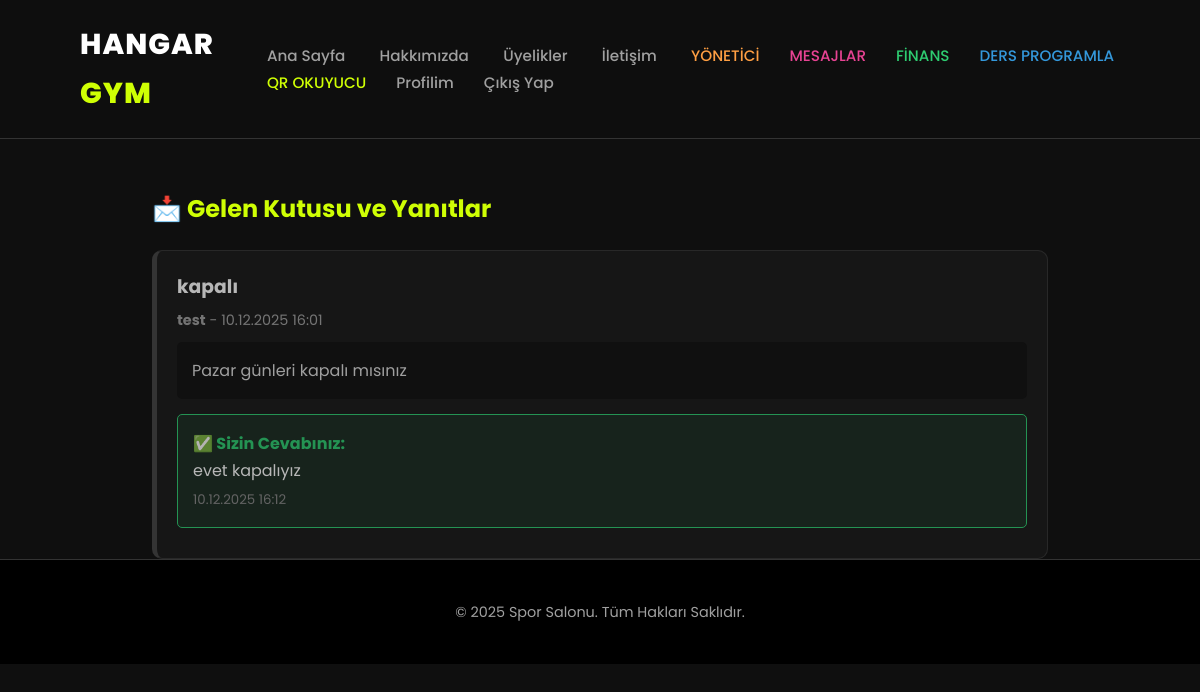
The page /admin-mesajlar.php (signed in) on the database its author committed.
### tables this page shows
CREATE TABLE `mesajlar` (
  `id` int(11) NOT NULL,
  `ad_soyad` varchar(100) NOT NULL,
  `email` varchar(100) NOT NULL,
  `konu` varchar(150) NOT NULL,
  `mesaj` text NOT NULL,
  `tarih` timestamp NOT NULL DEFAULT current_timestamp(),
  `okundu` int(11) DEFAULT 0,
  `cevap` text DEFAULT NULL,
  `cevap_tarihi` timestamp NULL DEFAULT NULL
);

### admin-mesajlar.php (the view, shortened to what this page needs)
<?php
include 'includes/db.php';
include 'includes/header.php';
?>
<div class="container" style="margin-top: 50px;">
    <h2 style="color: var(--accent); margin-bottom: 20px;">📩 Gelen Kutusu ve Yanıtlar</h2>
    <div style="display: flex; flex-direction: column; gap: 20px;">
        <?php
        $sql = "SELECT * FROM mesajlar ORDER BY okundu ASC, tarih DESC";
        $stmt = $db->query($sql);
        while ($mesaj = $stmt->fetch(PDO::FETCH_ASSOC)) {
            $stil = ($mesaj['okundu'] == 0) ? "border-left: 5px solid var(--accent); background: #222;" : "border-left: 5px solid #444; background: var(--bg-card); opacity: 0.7;";
            $etiket = ($mesaj['okundu'] == 0) ? "<span style='background: var(--accent); color: #000; padding: 2px 8px; border-radius: 5px; font-size: 0.7rem; font-weight: bold;'>YENİ</span>" : "";
            echo '<div style="padding: 20px; border-radius: 10px; border: 1px solid #333; '.$stil.'">';
            echo '<div style="margin-bottom: 10px;">';
            echo '   <h3 style="color: #fff; margin-bottom: 5px;">' . htmlspecialchars($mesaj['konu']) . ' ' . $etiket . '</h3>';
            echo '   <p style="color: var(--text-muted); font-size: 0.9rem;"><strong>' . htmlspecialchars($mesaj['ad_soyad']) . '</strong> - ' . date("d.m.Y H:i", strtotime($mesaj['tarih'])) . '</p>';
            echo '</div>';
            echo '<div style="background: #111; padding: 15px; border-radius: 5px; color: #ddd; margin-bottom: 15px;">';
            echo nl2br(htmlspecialchars($mesaj['mesaj']));
            echo '</div>';
            if (!empty($mesaj['cevap'])) {
                echo '<div style="background: rgba(46, 204, 113, 0.1); border: 1px solid #2ecc71; padding: 15px; border-radius: 5px; margin-bottom: 10px;">';
                echo '   <strong style="color: #2ecc71;">✅ Sizin Cevabınız:</strong><br>';
                echo '   <span style="color: #fff;">' . nl2br(htmlspecialchars($mesaj['cevap'])) . '</span>';
                echo '   <br><small style="color: #888;">' . date("d.m.Y H:i", strtotime($mesaj['cevap_tarihi'])) . '</small>';
                echo '</div>';
            }
            echo '</div>';
        }
        ?>
    </div>
</div>
<?php include 'includes/footer.php'; ?>

### css/style.css (style rules this page uses)
:root { --bg-dark: #0f0f0f; --bg-card: #1a1a1a; --text-main: #ffffff; --text-muted: #a0a0a0; --accent: #cfff04; --accent-hover: #b3dd00; --danger: #ff4757; }
* { box-sizing: border-box; margin: 0; padding: 0; }
body { font-family: 'Poppins', sans-serif; background-color: var(--bg-dark); color: var(--text-main); line-height: 1.7; }
.container { width: 90%; max-width: 1200px; margin: auto; padding: 0 20px; }

### rows shown on the page
mesajlar: konu "kapalı", ad_soyad "test", tarih "10.12.2025 16:01", mesaj "Pazar günleri kapalı mısınız", cevap "evet kapalıyız", cevap_tarihi "10.12.2025 16:12"
